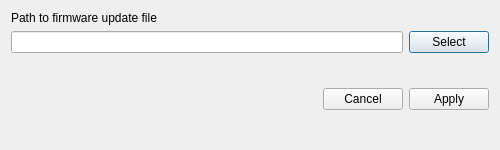
<?xml version="1.0" encoding="UTF-8"?>
<ui version="4.0">
 <class>FirmwareUpdateDialog</class>
 <widget class="QDialog" name="FirmwareUpdateDialog">
  <property name="windowModality">
   <enum>Qt::WindowModal</enum>
  </property>
  <property name="geometry">
   <rect>
    <x>0</x>
    <y>0</y>
    <width>500</width>
    <height>150</height>
   </rect>
  </property>
  <property name="sizePolicy">
   <sizepolicy hsizetype="Fixed" vsizetype="Fixed">
    <horstretch>0</horstretch>
    <verstretch>0</verstretch>
   </sizepolicy>
  </property>
  <property name="minimumSize">
   <size>
    <width>500</width>
    <height>150</height>
   </size>
  </property>
  <property name="maximumSize">
   <size>
    <width>500</width>
    <height>150</height>
   </size>
  </property>
  <property name="windowTitle">
   <string>Firmware update</string>
  </property>
  <layout class="QVBoxLayout" name="verticalLayout_2">
   <item>
    <layout class="QVBoxLayout" name="verticalLayout">
     <property name="sizeConstraint">
      <enum>QLayout::SetMaximumSize</enum>
     </property>
     <item>
      <widget class="QLabel" name="pathLabel">
       <property name="sizePolicy">
        <sizepolicy hsizetype="Expanding" vsizetype="Minimum">
         <horstretch>0</horstretch>
         <verstretch>0</verstretch>
        </sizepolicy>
       </property>
       <property name="text">
        <string>Path to firmware update file</string>
       </property>
      </widget>
     </item>
     <item>
      <layout class="QHBoxLayout" name="horizontalLayout">
       <property name="sizeConstraint">
        <enum>QLayout::SetMinimumSize</enum>
       </property>
       <item>
        <widget class="QLineEdit" name="filePathEdit">
         <property name="sizePolicy">
          <sizepolicy hsizetype="Expanding" vsizetype="Minimum">
           <horstretch>0</horstretch>
           <verstretch>0</verstretch>
          </sizepolicy>
         </property>
         <property name="minimumSize">
          <size>
           <width>200</width>
           <height>0</height>
          </size>
         </property>
        </widget>
       </item>
       <item>
        <widget class="QPushButton" name="selectFileButton">
         <property name="text">
          <string>Select</string>
         </property>
        </widget>
       </item>
      </layout>
     </item>
    </layout>
   </item>
   <item>
    <widget class="QDialogButtonBox" name="buttonBox">
     <property name="sizePolicy">
      <sizepolicy hsizetype="Preferred" vsizetype="Expanding">
       <horstretch>0</horstretch>
       <verstretch>0</verstretch>
      </sizepolicy>
     </property>
     <property name="orientation">
      <enum>Qt::Horizontal</enum>
     </property>
     <property name="standardButtons">
      <set>QDialogButtonBox::Apply|QDialogButtonBox::Cancel</set>
     </property>
    </widget>
   </item>
  </layout>
 </widget>
 <resources/>
 <connections>
  <connection>
   <sender>buttonBox</sender>
   <signal>accepted()</signal>
   <receiver>FirmwareUpdateDialog</receiver>
   <slot>accept()</slot>
   <hints>
    <hint type="sourcelabel">
     <x>248</x>
     <y>254</y>
    </hint>
    <hint type="destinationlabel">
     <x>157</x>
     <y>274</y>
    </hint>
   </hints>
  </connection>
  <connection>
   <sender>buttonBox</sender>
   <signal>rejected()</signal>
   <receiver>FirmwareUpdateDialog</receiver>
   <slot>reject()</slot>
   <hints>
    <hint type="sourcelabel">
     <x>316</x>
     <y>260</y>
    </hint>
    <hint type="destinationlabel">
     <x>286</x>
     <y>274</y>
    </hint>
   </hints>
  </connection>
 </connections>
</ui>
